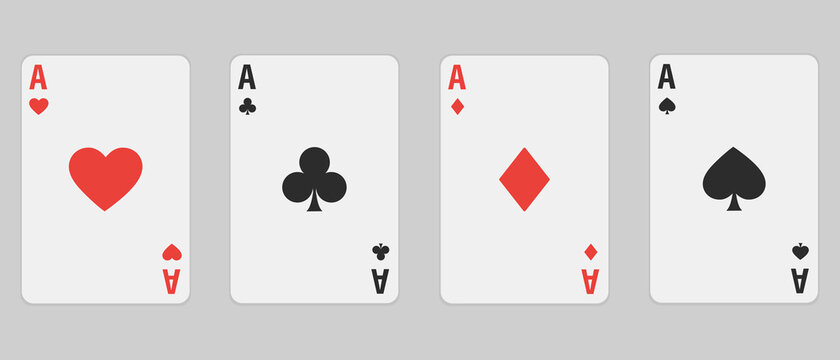
#> input picture test_img/card.jpg, 840 x 360 px
$ python main.py
#> lines starting #> are read from the running program, lines starting #| are printed output that depends on the picture
import cv2
import numpy as np
import random as rng
# first duty is to extract key points of card like number and cue
def thresh_img(path):
    img=cv2.imread(path)
    img=cv2.resize(img,(640,640))


    gray=cv2.cvtColor(img,cv2.COLOR_BGR2GRAY)
    blur = cv2.GaussianBlur(gray,(3,3),0)
    blur = cv2.blur(blur,(5,5))
    # cv2.imshow("blur",blur)
    # thresh=cv2.adaptiveThreshold(blur,255,cv2.ADAPTIVE_THRESH_MEAN_C,cv2.THRESH_BINARY,11,2)
    # ret,thresh=cv2.threshold(blur,138,255,cv2.THRESH_BINARY)
    hsv = cv2.cvtColor(blur, cv2.COLOR_BGR2HSV)

    lower_blue = np.array([0,0,255])
    upper_blue = np.array([255,255,255])
    thresh = cv2.inRange(hsv, lower_blue, upper_blue)
    return thresh


# [30 lines of commented-out code are left out]

path="test_img/card.jpg"

# img=draw_contour(path)

# res=cv2.drawContours(img,contours,-1,255,2)

def drawboundingbox(path):

#> called with path = 'test_img/card.jpg'
    img=cv2.imread(path)
#> img is the input picture: shape (360, 840, 3); mean B, G, R 216.8, 216.9, 220.6
    img=cv2.resize(img,(640,640))
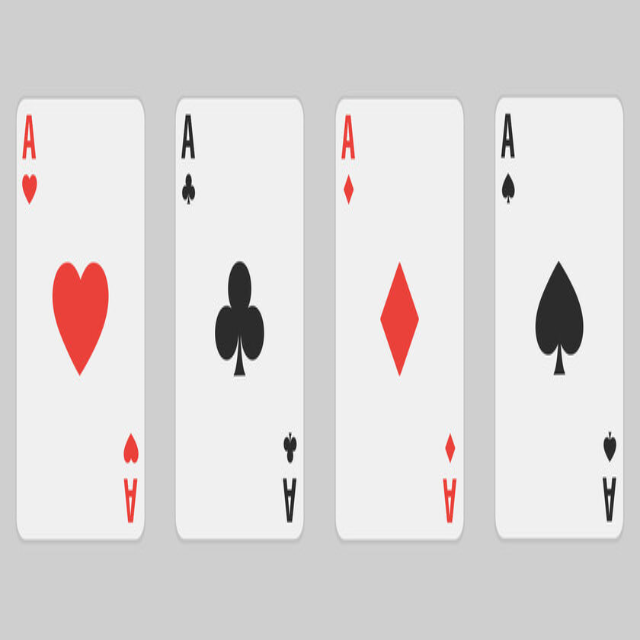
#> img: shape (640, 640, 3); mean B, G, R 216.7, 216.9, 220.5
    thresh=thresh_img(path=path)
#> in thresh_img, `gray=cv2.cvtColor(img,cv2.COLOR_BGR2GRAY)`:
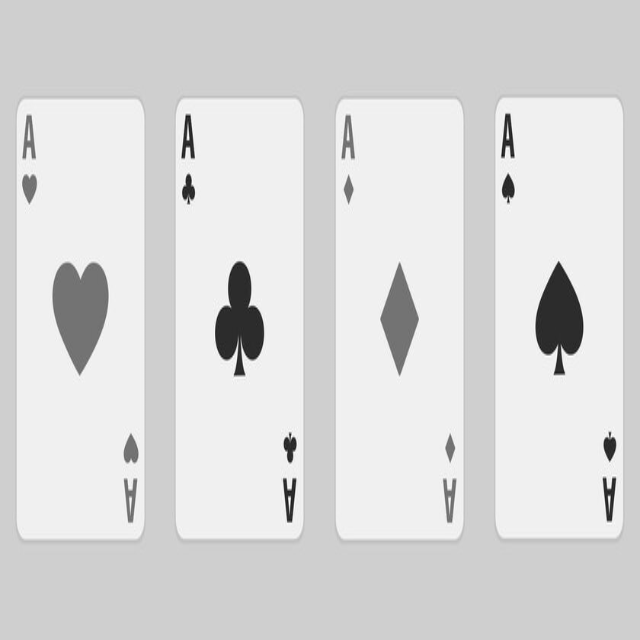
#> gray: shape (640, 640); min 18, max 254, mean 218
    cv2.imshow("thresh",thresh)
    contours,hierarchy=cv2.findContours(thresh,cv2.RETR_TREE,cv2.CHAIN_APPROX_SIMPLE)

    contours_poly = [None]*len(contours)
    boundRect = [None]*len(contours)
    for i, c in enumerate(contours):
        per=cv2.arcLength(contours[i],True)
        contours_poly[i] = cv2.approxPolyDP(c, 0.01*per, True)
        boundRect[i] = cv2.boundingRect(contours_poly[i])

    drawing = np.zeros((thresh.shape[0], thresh.shape[1], 3), dtype=np.uint8)
    for i in range(len(contours)):
        color = (rng.randint(0,256), rng.randint(0,256), rng.randint(0,256))
        area=cv2.contourArea(contours[i])
        # print(area)
        # cv2.drawContours(drawing, contours_poly, i, color)
        if area>50000:
            cv2.rectangle(img, (int(boundRect[i][0]), int(boundRect[i][1])), \
            (int(boundRect[i][0]+boundRect[i][2]), int(boundRect[i][1]+boundRect[i][3])), color, 2)


    return img

#> (the run stopped early here; a loop or call above may not have finished)
